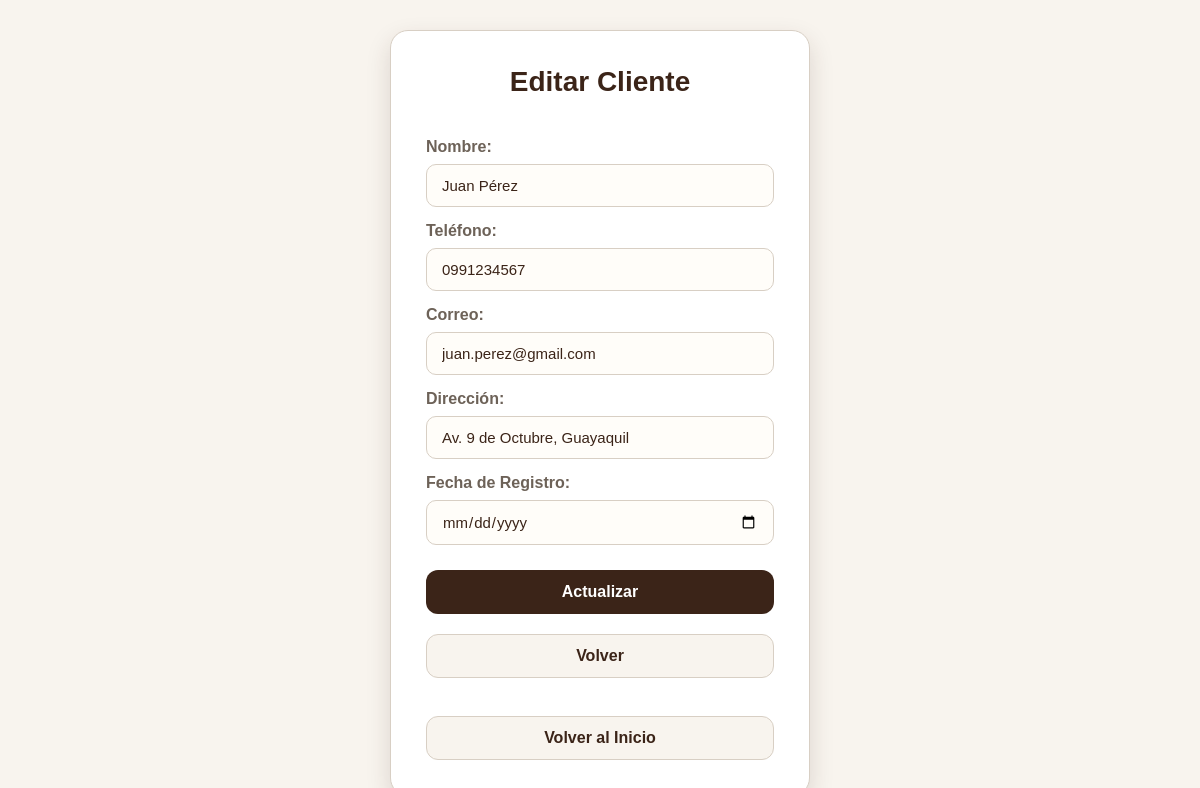
Page /index.php?url=clientes/editarForm&id=2 on the committed database.
### tables this page shows
CREATE TABLE `cliente` (
  `id_cliente` int(11) NOT NULL,
  `nombre` varchar(100) NOT NULL,
  `telefono` varchar(20) DEFAULT NULL,
  `email` varchar(100) DEFAULT NULL,
  `direccion` varchar(150) DEFAULT NULL,
  `fecha_registro` timestamp NOT NULL DEFAULT current_timestamp()
);

### app/controllers/ClienteController.php (called while the page is built, shortened)
<?php
require_once __DIR__ . '/../models/Cliente.php';
class ClienteController
{
    public function editarForm()
    {
        $id = $_GET["id"] ?? 0;
        $cliente = Cliente::obtenerPorId($id);
        require __DIR__ . "/../views/Clientes/editarcliente.php";
    }
}

### app/models/Cliente.php (called while the page is built, shortened)
<?php
class Cliente
{
    public static function obtenerPorId($id)
    {
        $conn = Conexion::conectar();
        $id = (int)$id;
        $sql = "SELECT * FROM cliente WHERE id_cliente = $id LIMIT 1";
        $resultado = $conn->query($sql);
        return $resultado->fetch_assoc();
    }
}

### app/views/Clientes/editarcliente.php (the view, shortened to what this page needs)
<?php
$cliente = $cliente ?? null;
?>
<!DOCTYPE html>
<html lang="en">
<head>
    <link rel="stylesheet" href="css/styles.css">
</head>
<body>
<div class="formulario-centro">
    <div class="formulario">
        <h1>Editar Cliente</h1>
        <?php if (!$cliente): ?>
            <p>
                El cliente no existe.
            </p>
            <a class="btn-volver"
               href="index.php?url=clientes/listar">
                Volver
            </a>
        <?php else: ?>
            <form method="POST"
                  action="index.php?url=clientes/actualizar"
                  onsubmit="return validarCliente()">
                <label>Nombre:</label>
                <input type="text"
                       name="nombre"
                       value="<?= htmlspecialchars($cliente["nombre"]) ?>"
                       required>
                <label>Teléfono:</label>
                <input type="text"
                       name="telefono"
                       value="<?= htmlspecialchars($cliente["telefono"]) ?>"
                       required>
                <label>Correo:</label>
                <input type="email"
                       name="email"
                       value="<?= htmlspecialchars($cliente["email"]) ?>"
                       required>
                <label>Dirección:</label>
                <input type="text"
                       name="direccion"
                       value="<?= htmlspecialchars($cliente["direccion"]) ?>"
                       required>
                <label>Fecha de Registro:</label>
                <input type="date"
                       name="fecha_registro"
                       value="<?= htmlspecialchars($cliente["fecha_registro"]) ?>"
                       required>
                <button type="submit">
                    Actualizar
                </button>
            </form>
            <a class="btn-volver"
               href="index.php?url=clientes/listar">
                Volver
            </a>
            <br>
            <a class="btn-volver"
               href="index.php?url=inicio">
                Volver al Inicio
            </a>
        <?php endif; ?>
    </div>
</div>
</body>
</html>

### public/css/styles.css (style rules this page uses)
:root { --cafe:#3B2418; --dorado:#C58A2D; --crema:#F8F4EE; --gris-texto:#6D6258; --blanco:#FFFFFF; --borde:#D8CFC4; }
* { margin:0; padding:0; box-sizing:border-box; font-family:'Poppins',sans-serif; }
body { background:var(--crema); color:var(--cafe); min-height:100vh; }
.formulario-centro { width:100%; min-height:100vh; display:flex; justify-content:center; align-items:center; padding:30px; }
.formulario { width:420px; max-width:100%; background:var(--blanco); padding:35px; border-radius:18px; box-shadow:0 10px 25px rgba(59,36,24,0.15); border:1px solid var(--borde); }
.formulario h1, .card h1 { text-align:center; color:var(--cafe); font-size:28px; margin-bottom:25px; }
form { display:flex; flex-direction:column; }
label { font-weight:600; color:var(--gris-texto); margin-top:15px; margin-bottom:8px; }
input, select, textarea { width:100%; padding:12px 15px; border-radius:10px; border:1px solid var(--borde); background:#fffdf9; color:var(--cafe); font-size:15px; outline:none; }
button, .btn { margin-top:25px; padding:13px 20px; border:none; border-radius:12px; background:var(--cafe); color:var(--blanco); font-size:16px; font-weight:600; cursor:pointer; text-decoration:none; text-align:center; transition:.3s; }
.btn-volver { display:block; text-align:center; margin-top:20px; padding:12px; border-radius:12px; text-decoration:none; color:var(--cafe); background:var(--crema); border:1px solid var(--borde); font-weight:600; transition:.3s; }

### rows in the picture
cliente: nombre "Juan Pérez", telefono "0991234567", email "juan.perez@gmail.com", direccion "Av. 9 de Octubre, Guayaquil"
